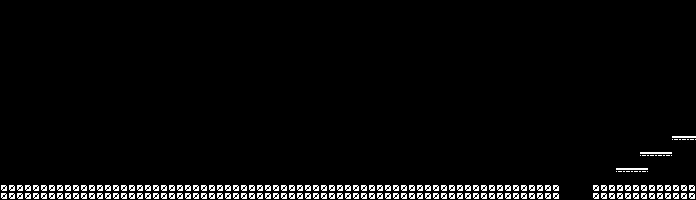

This game map was drawn from its Tiled (.tmx) file and the tilesets committed beside it. A one-line description and the full map source follow:
An orthogonal 87x25 tile map with 8x8 px tiles, 1 tile layer (LevelDesign) and 2 objects (PlayerSpawn, ExitToStage1).

<map version="1.10" tiledversion="1.11.2" orientation="orthogonal" renderorder="right-down" width="87" height="25" tilewidth="8" tileheight="8" infinite="0" nextlayerid="4" nextobjectid="101">
 <tileset firstgid="1" name="tileset" tilewidth="8" tileheight="8" tilecount="64" columns="8">
  <image source="tileset.png" width="64" height="64" />
  <tile id="63" type="Checkpoint" />
 </tileset>
 <layer id="1" name="LevelDesign" width="87" height="25">
  <data encoding="csv">
1,1,1,1,1,1,1,1,1,1,1,1,1,1,1,1,1,1,1,1,1,1,1,1,1,1,1,1,1,1,1,1,1,1,1,1,1,1,1,1,1,1,1,1,1,1,1,1,1,1,1,1,1,1,1,1,1,1,1,1,1,1,1,1,1,1,1,1,1,1,1,1,1,1,1,1,1,1,1,1,1,1,1,1,1,1,1,
1,1,1,1,1,1,1,1,1,1,1,1,1,1,1,1,1,1,1,1,1,1,1,1,1,1,1,1,1,1,1,1,1,1,1,1,1,1,1,1,1,1,1,1,1,1,1,1,1,1,1,1,1,1,1,1,1,1,1,1,1,1,1,1,1,1,1,1,1,1,1,1,1,1,1,1,1,1,1,1,1,1,1,1,1,1,1,
1,1,1,1,1,1,1,1,1,1,1,1,1,1,1,1,1,1,1,1,1,1,1,1,1,1,1,1,1,1,1,1,1,1,1,1,1,1,1,1,1,1,1,1,1,1,1,1,1,1,1,1,1,1,1,1,1,1,1,1,1,1,1,1,1,1,1,1,1,1,1,1,1,1,1,1,1,1,1,1,1,1,1,1,1,1,1,
1,1,1,1,1,1,1,1,1,1,1,1,1,1,1,1,1,1,1,1,1,1,1,1,1,1,1,1,1,1,1,1,1,1,1,1,1,1,1,1,1,1,1,1,1,1,1,1,1,1,1,1,1,1,1,1,1,1,1,1,1,1,1,1,1,1,1,1,1,1,1,1,1,1,1,1,1,1,1,1,1,1,1,1,1,1,1,
1,1,1,1,1,1,1,1,1,1,1,1,1,1,1,1,1,1,1,1,1,1,1,1,1,1,1,1,1,1,1,1,1,1,1,1,1,1,1,1,1,1,1,1,1,1,1,1,1,1,1,1,1,1,1,1,1,1,1,1,1,1,1,1,1,1,1,1,1,1,1,1,1,1,1,1,1,1,1,1,1,1,1,1,1,1,1,
1,1,1,1,1,1,1,1,1,1,1,1,1,1,1,1,1,1,1,1,1,1,1,1,1,1,1,1,1,1,1,1,1,1,1,1,1,1,1,1,1,1,1,1,1,1,1,1,1,1,1,1,1,1,1,1,1,1,1,1,1,1,1,1,1,1,1,1,1,1,1,1,1,1,1,1,1,1,1,1,1,1,1,1,1,1,1,
1,1,1,1,1,1,1,1,1,1,1,1,1,1,1,1,1,1,1,1,1,1,1,1,1,1,1,1,1,1,1,1,1,1,1,1,1,1,1,1,1,1,1,1,1,1,1,1,1,1,1,1,1,1,1,1,1,1,1,1,1,1,1,1,1,1,1,1,1,1,1,1,1,1,1,1,1,1,1,1,1,1,1,1,1,1,1,
1,1,1,1,1,1,1,1,1,1,1,1,1,1,1,1,1,1,1,1,1,1,1,1,1,1,1,1,1,1,1,1,1,1,1,1,1,1,1,1,1,1,1,1,1,1,1,1,1,1,1,1,1,1,1,1,1,1,1,1,1,1,1,1,1,1,1,1,1,1,1,1,1,1,1,1,1,1,1,1,1,1,1,1,1,1,1,
1,1,1,1,1,1,1,1,1,1,1,1,1,1,1,1,1,1,1,1,1,1,1,1,1,1,1,1,1,1,1,1,1,1,1,1,1,1,1,1,1,1,1,1,1,1,1,1,1,1,1,1,1,1,1,1,1,1,1,1,1,1,1,1,1,1,1,1,1,1,1,1,1,1,1,1,1,1,1,1,1,1,1,1,1,1,1,
1,1,1,1,1,1,1,1,1,1,1,1,1,1,1,1,1,1,1,1,1,1,1,1,1,1,1,1,1,1,1,1,1,1,1,1,1,1,1,1,1,1,1,1,1,1,1,1,1,1,1,1,1,1,1,1,1,1,1,1,1,1,1,1,1,1,1,1,1,1,1,1,1,1,1,1,1,1,1,1,1,1,1,1,1,1,1,
1,1,1,1,1,1,1,1,1,1,1,1,1,1,1,1,1,1,1,1,1,1,1,1,1,1,1,1,1,1,1,1,1,1,1,1,1,1,1,1,1,1,1,1,1,1,1,1,1,1,1,1,1,1,1,1,1,1,1,1,1,1,1,1,1,1,1,1,1,1,1,1,1,1,1,1,1,1,1,1,1,1,1,1,1,1,1,
1,1,1,1,1,1,1,1,1,1,1,1,1,1,1,1,1,1,1,1,1,1,1,1,1,1,1,1,1,1,1,1,1,1,1,1,1,1,1,1,1,1,1,1,1,1,1,1,1,1,1,1,1,1,1,1,1,1,1,1,1,1,1,1,1,1,1,1,1,1,1,1,1,1,1,1,1,1,1,1,1,1,1,1,1,1,1,
1,1,1,1,1,1,1,1,1,1,1,1,1,1,1,1,1,1,1,1,1,1,1,1,1,1,1,1,1,1,1,1,1,1,1,1,1,1,1,1,1,1,1,1,1,1,1,1,1,1,1,1,1,1,1,1,1,1,1,1,1,1,1,1,1,1,1,1,1,1,1,1,1,1,1,1,1,1,1,1,1,1,1,1,1,1,1,
1,1,1,1,1,1,1,1,1,1,1,1,1,1,1,1,1,1,1,1,1,1,1,1,1,1,1,1,1,1,1,1,1,1,1,1,1,1,1,1,1,1,1,1,1,1,1,1,1,1,1,1,1,1,1,1,1,1,1,1,1,1,1,1,1,1,1,1,1,1,1,1,1,1,1,1,1,1,1,1,1,1,1,1,1,1,1,
1,1,1,1,1,1,1,1,1,1,1,1,1,1,1,1,1,1,1,1,1,1,1,1,1,1,1,1,1,1,1,1,1,1,1,1,1,1,1,1,1,1,1,1,1,1,1,1,1,1,1,1,1,1,1,1,1,1,1,1,1,1,1,1,1,1,1,1,1,1,1,1,1,1,1,1,1,1,1,1,1,1,1,1,1,1,1,
1,1,1,1,1,1,1,1,1,1,1,1,1,1,1,1,1,1,1,1,1,1,1,1,1,1,1,1,1,1,1,1,1,1,1,1,1,1,1,1,1,1,1,1,1,1,1,1,1,1,1,1,1,1,1,1,1,1,1,1,1,1,1,1,1,1,1,1,1,1,1,1,1,1,1,1,1,1,1,1,1,1,1,1,1,1,1,
1,1,1,1,1,1,1,1,1,1,1,1,1,1,1,1,1,1,1,1,1,1,1,1,1,1,1,1,1,1,1,1,1,1,1,1,1,1,1,1,1,1,1,1,1,1,1,1,1,1,1,1,1,1,1,1,1,1,1,1,1,1,1,1,1,1,1,1,1,1,1,1,1,1,1,1,1,1,1,1,1,1,1,1,1,1,1,
1,1,1,1,1,1,1,1,1,1,1,1,1,1,1,1,1,1,1,1,1,1,1,1,1,1,1,1,1,1,1,1,1,1,1,1,1,1,1,1,1,1,1,1,1,1,1,1,1,1,1,1,1,1,1,1,1,1,1,1,1,1,1,1,1,1,1,1,1,1,1,1,1,1,1,1,1,1,1,1,1,1,1,1,3,3,3,
1,1,1,1,1,1,1,1,1,1,1,1,1,1,1,1,1,1,1,1,1,1,1,1,1,1,1,1,1,1,1,1,1,1,1,1,1,1,1,1,1,1,1,1,1,1,1,1,1,1,1,1,1,1,1,1,1,1,1,1,1,1,1,1,1,1,1,1,1,1,1,1,1,1,1,1,1,1,1,1,1,1,1,1,1,1,1,
1,1,1,1,1,1,1,1,1,1,1,1,1,1,1,1,1,1,1,1,1,1,1,1,1,1,1,1,1,1,1,1,1,1,1,1,1,1,1,1,1,1,1,1,1,1,1,1,1,1,1,1,1,1,1,1,1,1,1,1,1,1,1,1,1,1,1,1,1,1,1,1,1,1,1,1,1,1,1,1,3,3,3,3,1,1,1,
1,1,1,1,1,1,1,1,1,1,1,1,1,1,1,1,1,1,1,1,1,1,1,1,1,1,1,1,1,1,1,1,1,1,1,1,1,1,1,1,1,1,1,1,1,1,1,1,1,1,1,1,1,1,1,1,1,1,1,1,1,1,1,1,1,1,1,1,1,1,1,1,1,1,1,1,1,1,1,1,1,1,1,1,1,1,1,
1,1,1,1,1,1,1,1,1,1,1,1,1,1,1,1,1,1,1,1,1,1,1,1,1,1,1,1,1,1,1,1,1,1,1,1,1,1,1,1,1,1,1,1,1,1,1,1,1,1,1,1,1,1,1,1,1,1,1,1,1,1,1,1,1,1,1,1,1,1,1,1,1,1,1,1,1,3,3,3,3,1,1,1,1,1,1,
1,1,1,1,1,1,1,1,1,1,1,1,1,1,1,1,1,1,1,1,1,1,1,1,1,1,1,1,1,1,1,1,1,1,1,1,1,1,1,1,1,1,1,1,1,1,1,1,1,1,1,1,1,1,1,1,1,1,1,1,1,1,1,1,1,1,1,1,1,1,1,1,1,1,1,1,1,1,1,1,1,1,1,1,1,1,1,
2,2,2,2,2,2,2,2,2,2,2,2,2,2,2,2,2,2,2,2,2,2,2,2,2,2,2,2,2,2,2,2,2,2,2,2,2,2,2,2,2,2,2,2,2,2,2,2,2,2,2,2,2,2,2,2,2,2,2,2,2,2,2,2,2,2,2,2,2,2,1,1,1,1,2,2,2,2,2,2,2,2,2,2,2,2,2,
2,2,2,2,2,2,2,2,2,2,2,2,2,2,2,2,2,2,2,2,2,2,2,2,2,2,2,2,2,2,2,2,2,2,2,2,2,2,2,2,2,2,2,2,2,2,2,2,2,2,2,2,2,2,2,2,2,2,2,2,2,2,2,2,2,2,2,2,2,2,1,1,1,1,2,2,2,2,2,2,2,2,2,2,2,2,2
</data>
 </layer>
 <objectgroup id="2" name="Spawns">
  <object id="1" name="PlayerSpawn" x="400" y="168">
   <properties>
    <property name="exportPosition" type="bool" value="true" />
   </properties>
   <point />
  </object>
 </objectgroup>
 <objectgroup id="3" name="StageExits">
  <object id="100" name="ExitToStage1" x="688.932" y="102.182" width="7.25" height="32">
   <properties>
    <property name="exportPosition" type="bool" value="true" />
    <property name="exportSize" type="bool" value="true" />
    <property name="nextStage" type="int" value="1" />
   </properties>
  </object>
 </objectgroup>
</map>
